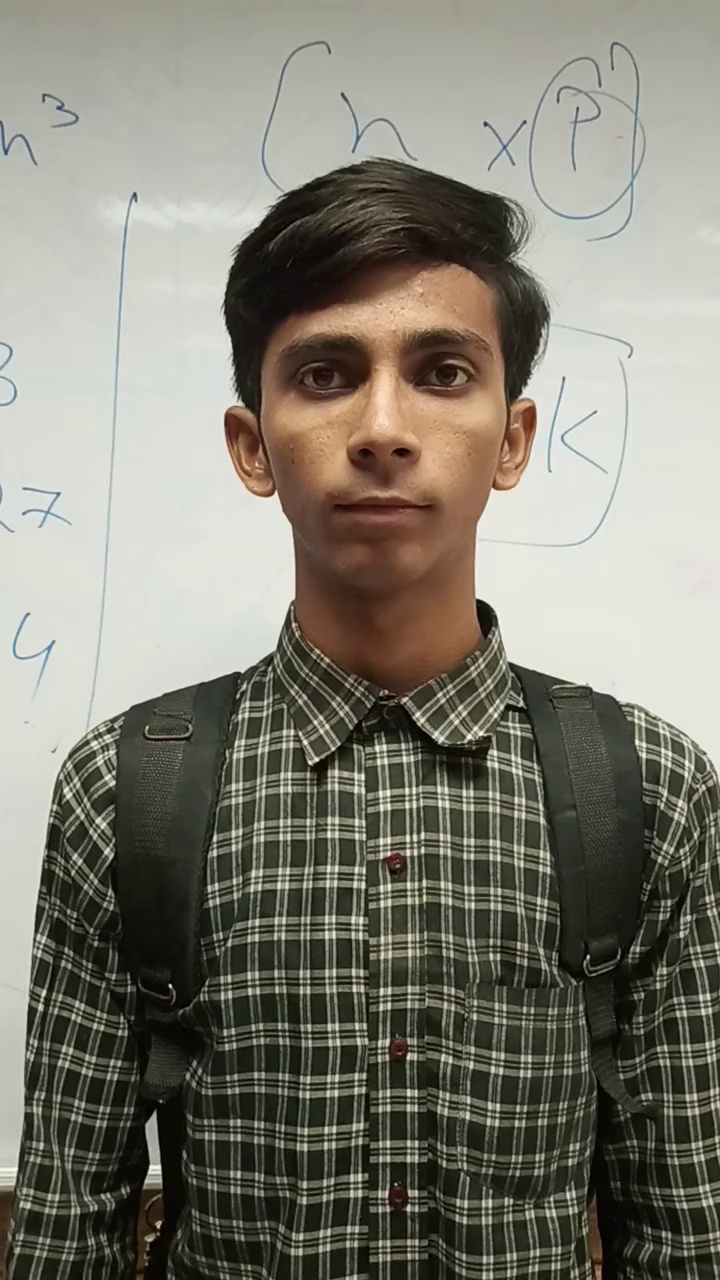
#> input picture face-detector/Datasets/person1/frame_00001.jpg, 720 x 1280 px, found by its file name
$ python test.py   (older library calls are emulated)
#> lines starting #> are read from the running program, lines starting #| are printed output that depends on the picture; after the words box and inside, x2 and y2 are one past the last pixel; in counts of white or black regions, pixels touching at a corner belong together
#> further down, image is the input picture: shape (1280, 720, 3); mean B, G, R 115.1, 126.7, 129
### recogniser/source/haar_detector.py
# Define Haar Cascade Detector functions
import numpy as np
import cv2
import os # Import os for path manipulation

HAAR_CASCADES_DIR = os.path.join(os.path.dirname(__file__), '..', 'haar-cascades')

# Global variables to store cascade classifiers once loaded
face_cascade = None
eye_cascade = None

def initialize_haar_detectors():
    """
    Initializes and loads the Haar Cascade classifiers.
    Returns a dictionary of loaded classifiers or None if loading fails.
    """
    global face_cascade, eye_cascade # Declare global to assign to them

    if face_cascade is not None and eye_cascade is not None:
        print("Haar cascade classifiers already initialized.")
        return {"face": face_cascade, "eye": eye_cascade}

    face_cascade_path = os.path.join(HAAR_CASCADES_DIR, 'haarcascade_frontalface_default.xml')
    eye_cascade_path = os.path.join(HAAR_CASCADES_DIR, 'haarcascade_eye.xml')

    print(f"Attempting to load face cascade from: {face_cascade_path}")
    print(f"Attempting to load eye cascade from: {eye_cascade_path}")

    face_cascade = cv2.CascadeClassifier(face_cascade_path)
    eye_cascade = cv2.CascadeClassifier(eye_cascade_path)

    if face_cascade.empty():
        print(f"Error: Could not load face cascade classifier from {face_cascade_path}")
        face_cascade = None # Reset to None if failed
    if eye_cascade.empty():
        print(f"Error: Could not load eye cascade classifier from {eye_cascade_path}")
        eye_cascade = None # Reset to None if failed

    if face_cascade is None or eye_cascade is None:
        return None # Indicate failure
    else:
        print("Successfully loaded Haar cascade classifiers.")
        return {"face": face_cascade, "eye": eye_cascade}


def detect_faces_and_eyes(image_np: np.ndarray, classifier_dict: dict):
    """
    Detects faces and eyes in an image using loaded Haar Cascade classifiers.
    Does not display images.

    Args:
        image_np (np.ndarray): The input image as a NumPy array (BGR).
        classifier_dict (dict): A dictionary containing loaded 'face' and 'eye' classifiers.

    Returns:
        list: A list of detected faces, each as a dictionary
              {'rect': (x, y, w, h), 'eyes': [(ex, ey, ew, eh), ...]}
        None: If classifiers are not provided or image is invalid.
    """
    if image_np is None:
        print("Error: Input image is None.")
        return []

    if classifier_dict is None or "face" not in classifier_dict or "eye" not in classifier_dict:
        print("Error: Haar cascade classifiers not loaded or provided.")
        return []

    face_detector = classifier_dict["face"]
    eye_detector = classifier_dict["eye"]

    gray = cv2.cvtColor(image_np, cv2.COLOR_BGR2GRAY)
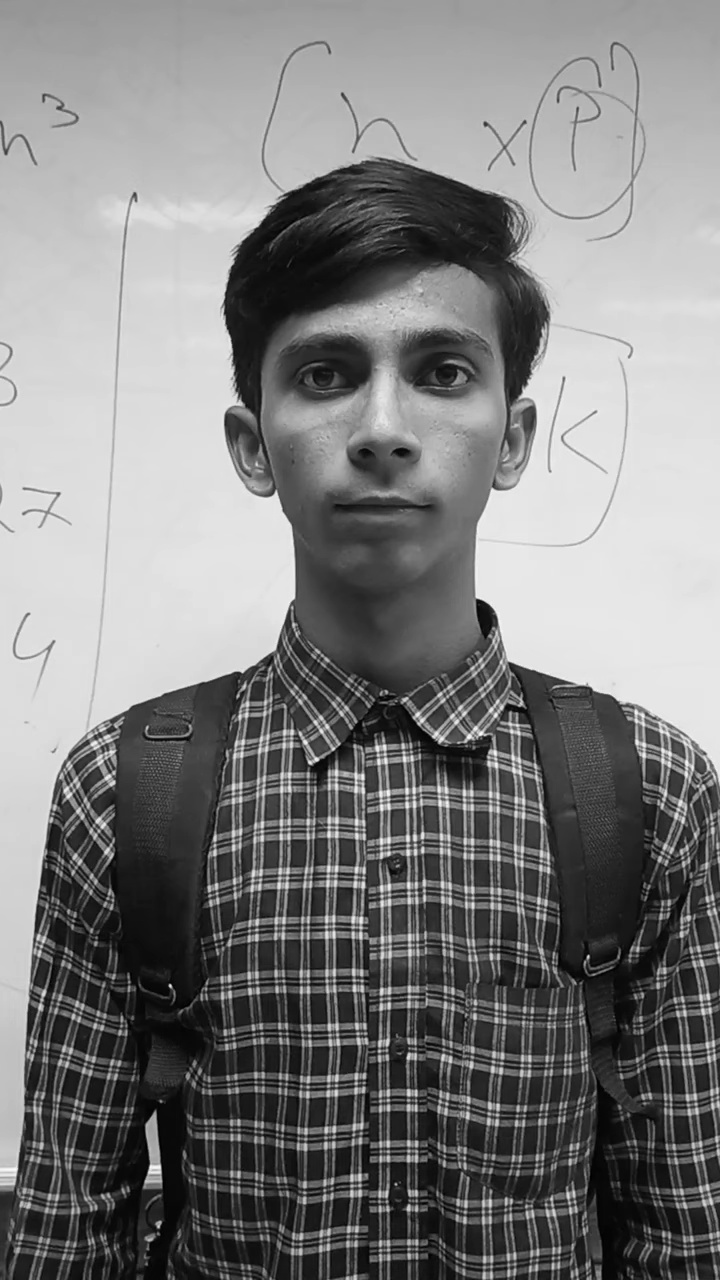
#> gray: shape (1280, 720); min 0, max 253, mean 126.1

    # Detect faces
    faces = face_detector.detectMultiScale(gray, 1.3, 5) # Scale factor, minNeighbors
#> faces = [[212, 238, 340, 340]]

    detected_faces_data = []

    for (x, y, w, h) in faces:
        # Note: In a server context, you typically wouldn't draw directly on the image
        # if you're just returning data. But for clarity, we can prepare a copy
        # for drawing if needed elsewhere.

        roi_gray = gray[y:y+h, x:x+w]
        roi_color = image_np[y:y+h, x:x+w] # Use the original color ROI for eye detection

        eyes_in_face = []
        # Detect eyes within the detected face region
        eyes = eye_detector.detectMultiScale(roi_gray)
        for (ex, ey, ew, eh) in eyes:
            eyes_in_face.append((ex, ey, ew, eh))

        detected_faces_data.append({
            'rect': (x, y, w, h),
            'eyes': eyes_in_face
        })
#> this loop made 1 pass
#> (x, y, w, h, eyes) on pass 1: (212, 238, 340, 340, [[196, 97, 74, 74], [69, 97, 77, 77]])
#> pass 1, in detect_faces_and_eyes, `roi_gray = gray[y:y+h, x:x+w]`:
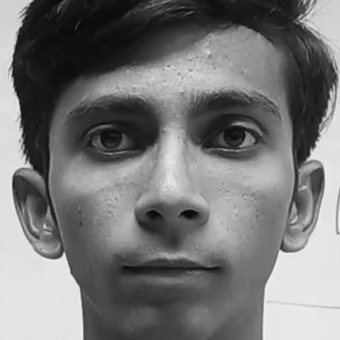
#> roi_gray: shape (340, 340); min 5, max 243, mean 118.3
#> pass 1, in detect_faces_and_eyes, `roi_color = image_np[y:y+h, x:x+w]`:
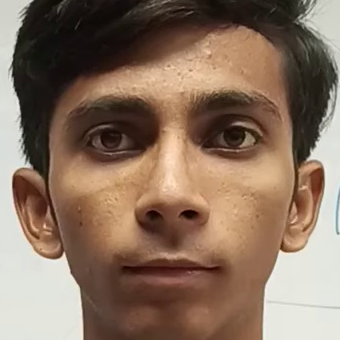
#> roi_color: shape (340, 340, 3); mean B, G, R 95.6, 113.3, 136.8
#> after the loop, detected_faces_data = 1 item

    return detected_faces_data

### recogniser/source/utilities.py
# Define Utility functions (Noise estimation, Smoothing, Rotation)
import cv2
import numpy as np
from PIL import Image, ExifTags

def estimate_noise_level(image_np: np.ndarray) -> float:
    """
    Estimates the noise level of an image using the Laplacian variance method.

    Args:
        image_np (np.ndarray): The input image as a NumPy array.

    Returns:
        float: The estimated noise level (variance of the Laplacian).
    """
    if len(image_np.shape) == 3:
        # Convert to grayscale if the image is in color
        gray_image = cv2.cvtColor(image_np, cv2.COLOR_BGR2GRAY)
    else:
        gray_image = image_np

    # Compute the Laplacian of the image
    laplacian = cv2.Laplacian(gray_image, cv2.CV_64F)
    # Compute the variance of the Laplacian
    noise_level = laplacian.var()
    return noise_level

# [74 lines left out: functions apply_thresholded_smoothing, rotate_pillow_image_from_exif, not called in this run]

### recogniser/source/test.py

import cv2
import joblib
import os
from pathlib import Path
from PIL import Image, ExifTags
from sklearn.model_selection import train_test_split
from sklearn.preprocessing import LabelEncoder
# Import the wrapper class you defined
from Model import DecisionTreeClassifier

from feature_extractor import FeatureExtractor
from haar_detector import initialize_haar_detectors, detect_faces_and_eyes
from utilities import apply_thresholded_smoothing, estimate_noise_level
DATASET_PATH = Path("C:\\Users\\Hp\\Downloads\\uni stuff\\explainable-facial-recognition\\.ignored\\dataset\\Dataset").resolve()

v1= initialize_haar_detectors()

image= cv2.imread("C:\\Users\\Hp\\Downloads\\uni stuff\\explainable-facial-recognition\\.ignored\\dataset\\Dataset\\01\\frame_00001.jpg")


output = detect_faces_and_eyes(image, v1)
#> output = 1 item

# Loop through the detected faces and draw rectangles
for face_data in output:
    (x, y, w, h) = face_data['rect']
    # Draw a rectangle around the face in blue
    cv2.rectangle(image, (x, y), (x+w, y+h), (255, 0, 0), 2)
    # Loop through the detected eyes within each face
    for (ex, ey, ew, eh) in face_data['eyes']:
        # The eye coordinates are relative to the face region,
        # so we need to add the face's x and y to get the absolute position.
        cv2.rectangle(image, (x+ex, y+ey), (x+ex+ew, y+ey+eh), (0, 255, 0), 1)
#> this loop made 1 pass
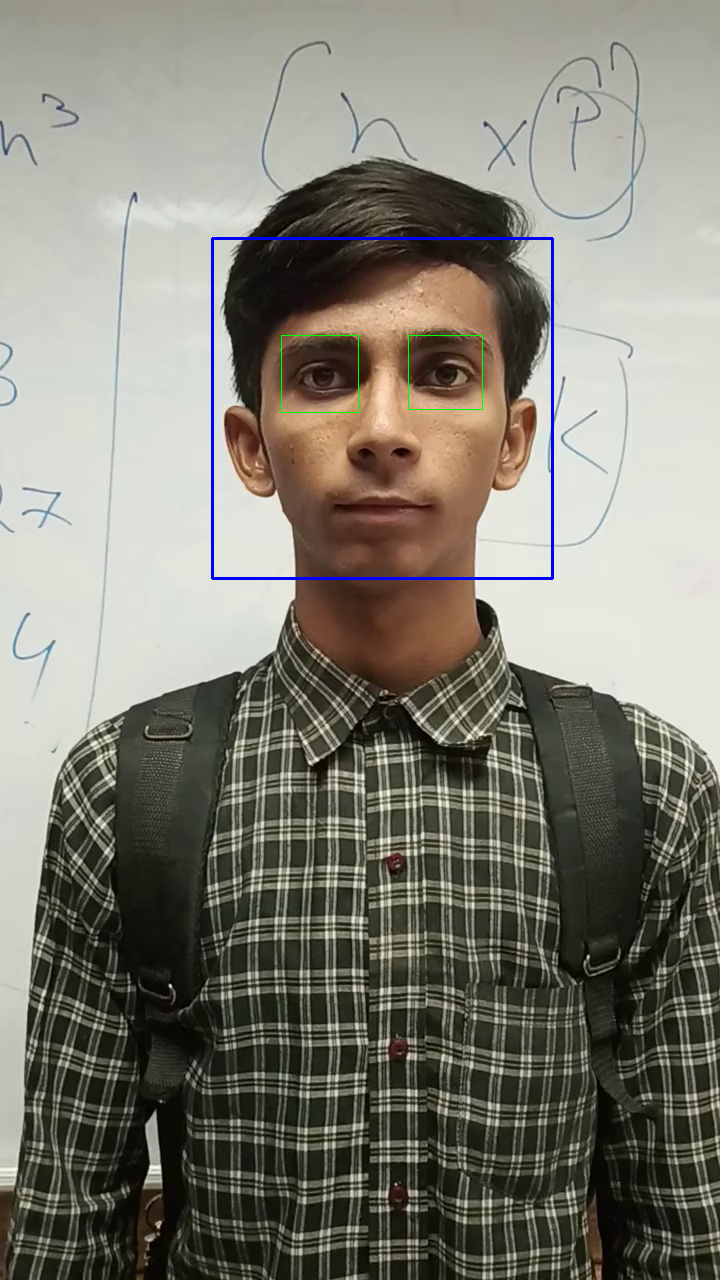
#> image: shape (1280, 720, 3); 0.51% of pixels changed, all inside (x1, y1, x2, y2) = (211, 237, 554, 580)
showdata= estimate_noise_level(image)
#> in estimate_noise_level, `laplacian = cv2.Laplacian(gray_image, cv2.CV_64F)`:
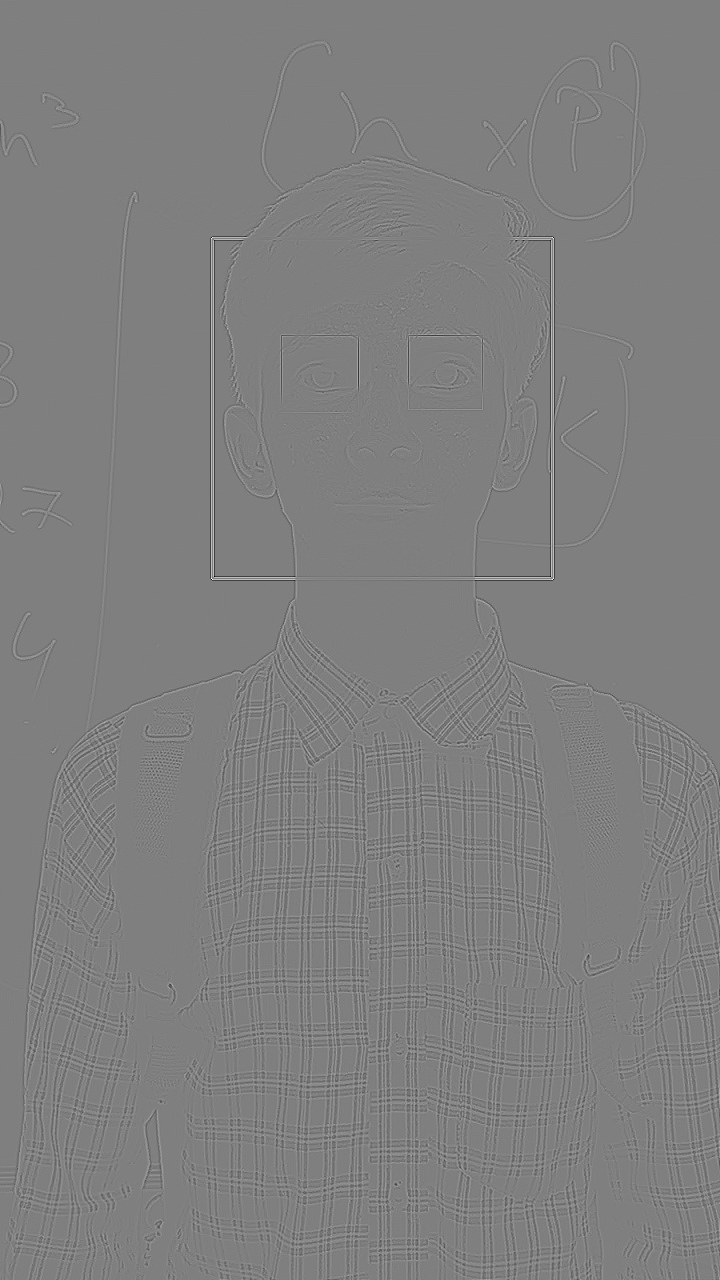
#> laplacian: shape (1280, 720) float64; min -404, max 404, mean 0; drawn with min black and max white
#> in estimate_noise_level, `noise_level = laplacian.var()`: noise_level = 686.8
#> showdata = 686.8
cv2.imshow('Cropped Face', image)
print(f"Estimated noise level: {showdata:.2f}")
#| Estimated noise level: 686.81
cv2.waitKey(0)

cv2.destroyAllWindows()
